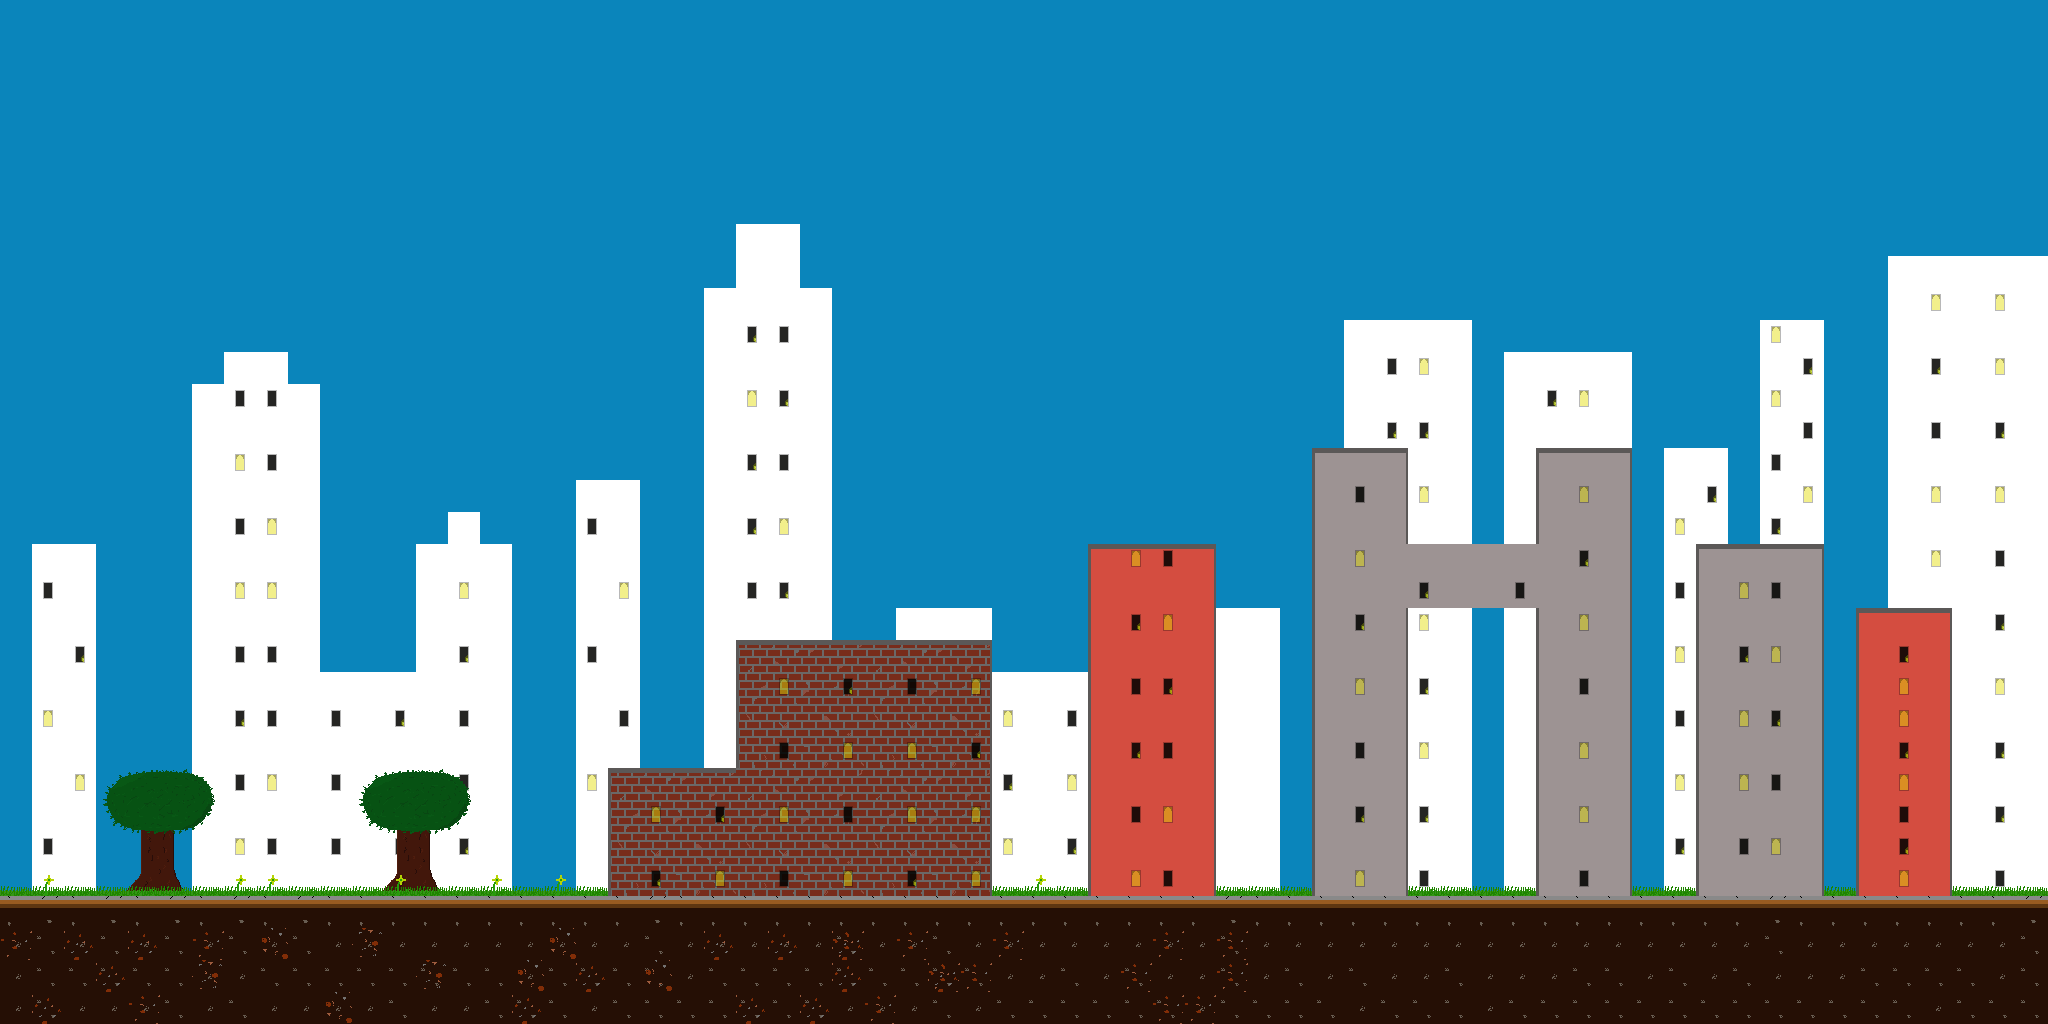

Rendered tile map (Tiled .tmx) drawn with the repository's tilesets; below, a short description and the map source with its tile grids summarised:
An orthogonal 64x32 tile map with 32x32 px tiles, 8 tile layers (Background, background city, background city window, Buildings, ...), 1 hidden layer not drawn, 5 tilesets.

<map version="1.0" orientation="orthogonal" renderorder="right-down" width="64" height="32" tilewidth="32" tileheight="32" nextobjectid="1">
 <tileset firstgid="1" name="Outside" tilewidth="32" tileheight="32" tilecount="768" columns="32">
  <image source="img/Colors/color_sprite.png" width="1024" height="768" />
 </tileset>
 <tileset firstgid="769" name="Outside" tilewidth="32" tileheight="32" tilecount="768" columns="32">
  <image source="img/Outside/color_sprite.png" width="1024" height="768" />
 </tileset>
 <tileset firstgid="1537" name="buildings" tilewidth="32" tileheight="32" tilecount="768" columns="24">
  <image source="img/Buildings/sprite_sheet.png" width="768" height="1024" />
 </tileset>
 <tileset firstgid="2305" name="bricks" tilewidth="32" tileheight="32" tilecount="1024" columns="32">
  <image source="img/Bricks/brick_sprites.png" width="1024" height="1024" />
 </tileset>
 <tileset firstgid="3329" name="outdoors" tilewidth="32" tileheight="32" tilecount="1024" columns="32">
  <image source="spriteSheets/outdoors.png" width="1024" height="1024" />
 </tileset>
 <layer name="Background" width="64" height="32">
  <data>[2048 cells, 2048 non-empty, 5 distinct tile ids]</data>
 </layer>
 <layer name="background city" width="64" height="32">
  <data>[2048 cells, 647 non-empty, 4 distinct tile ids]</data>
 </layer>
 <layer name="background city window" width="64" height="32">
  <data>[2048 cells, 159 non-empty, 4 distinct tile ids]</data>
 </layer>
 <layer name="Buildings" width="64" height="32">
  <data>[2048 cells, 346 non-empty, 50 distinct tile ids]</data>
 </layer>
 <layer name="Building side walls" width="64" height="32">
  <data>[2048 cells, 130 non-empty, 4 distinct tile ids]</data>
 </layer>
 <layer name="Building top walls" width="64" height="32">
  <data>[2048 cells, 29 non-empty, 2 distinct tile ids]</data>
 </layer>
 <layer name="Building windows" width="64" height="32">
  <data>[2048 cells, 101 non-empty, 4 distinct tile ids]</data>
 </layer>
 <layer name="Flowers" width="64" height="32">
  <data>[2048 cells, 23 non-empty, 4 distinct tile ids]</data>
 </layer>
 <layer name="Collisions" width="64" height="32" visible="0">
  <data>[2048 cells, 543 non-empty, 4 distinct tile ids]</data>
 </layer>
</map>
